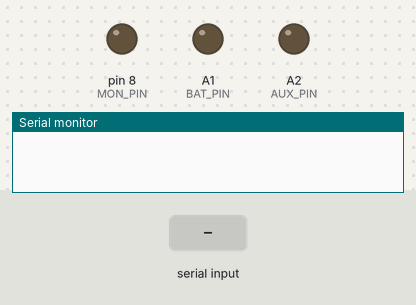
Bench run of a sketch on a simulated Arduino Uno, built with avr-gcc and run on an emulated ATmega328P. Parts: output pins drawn as LEDs (lit = HIGH), the last lines printed to the serial monitor. The inputs (shaded band) are chosen by the test bench.

Above: at 1.2 s.
1.3 s: "B" received over Serial
At 2.5 s:
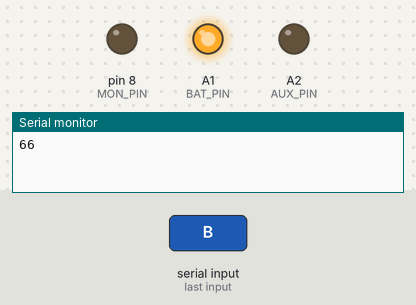
2.8 s: "M" received over Serial
At 3.6 s:
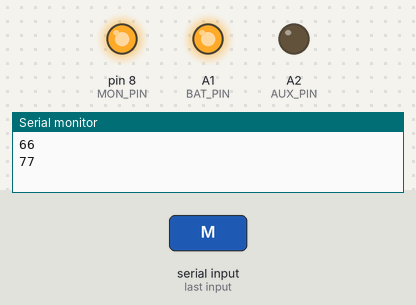
4.3 s: "b" received over Serial
At 4.7 s:
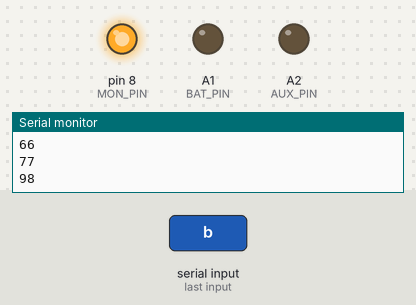
5.8 s: "A" received over Serial
At 7.0 s:
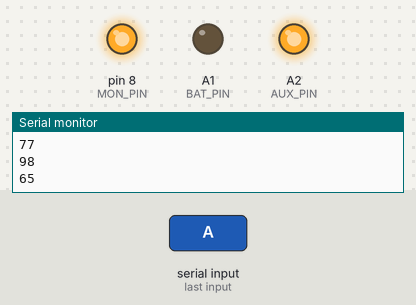
7.3 s: "m" received over Serial
At 8.2 s:
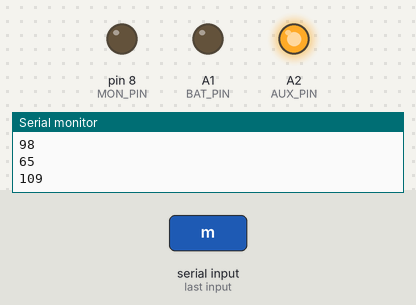
8.8 s: "a" received over Serial
At 9.4 s:
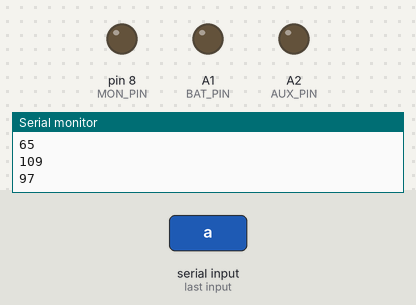
Timing chart, 0 to 11.3 s (numbered marks = the images above; inputs shaded):
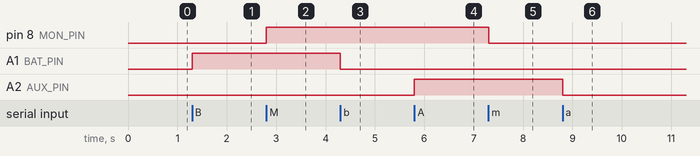

Measured:
- after the input at 1.3 s, A1 (BAT_PIN): LOW → HIGH at once
- after the input at 2.8 s, pin 8 (MON_PIN): LOW → HIGH at once
- after the input at 4.3 s, A1 (BAT_PIN): HIGH → LOW at once
- after the input at 5.8 s, A2 (AUX_PIN): LOW → HIGH at once
- after the input at 7.3 s, pin 8 (MON_PIN): HIGH → LOW at once
- after the input at 8.8 s, A2 (AUX_PIN): HIGH → LOW at once

The sketch:

Controlador_NotBook.ino
```cpp
int on = 0; // nao usada, gambiarra desativada

byte MON_PIN = 8; // variavel para porta 8, porta do monitor
byte BAT_PIN = A1; // variavel para porta A1, porta do carregador
byte AUX_PIN = A2; // variavel para porta A2, porta auxiliar

void setup()
{
  Serial.begin(9600); // inicializa o serial a 9600 baud rate

  pinMode(BAT_PIN, OUTPUT); //define a porta do carregador como saida
  pinMode(MON_PIN, OUTPUT); //define a porta do monitor como saida
  pinMode(AUX_PIN, OUTPUT); //define a porta auxiliar como saida

  digitalWrite(BAT_PIN, LOW); // }}
  digitalWrite(MON_PIN, LOW); // }}} inicializa ja com todas as portas desligadas
  digitalWrite(AUX_PIN, LOW); // }}
}

void loop()
{
  /*
   * gambiarra não utilizada
  if(on == 0)
  {
    on = 1;
    //digitalWrite(MON_PIN, HIGH);
  }
  */

  if(Serial.available()) // se houver algum dado no serial
  {
    int c = Serial.read(); // atribui o valor lido no serial em Int (todo valor do serial retorna um Int)
    switch(c) // Inicia o switch
    {
        case 'B': // caso serial tenha recebido 'B' liga o carregador
        digitalWrite(BAT_PIN, HIGH);
        break;

        case 'b': // caso serial tenha recebido 'b' desliga o carregador
        digitalWrite(BAT_PIN, LOW);
        break;

        case 'M': // caso serial tenha recebido 'M' liga o monitor
        digitalWrite(MON_PIN, HIGH);
        break;

        case 'm': // caso serial tenha recebido 'm' desliga o monitor
        digitalWrite(MON_PIN, LOW);
        break;

        case 'A': // caso serial tenha recebido 'A' liga a auxiliar
        digitalWrite(AUX_PIN, HIGH);
        break;

        case 'a': // caso serial tenha recebido 'a' liga a auxiliar
        digitalWrite(AUX_PIN, LOW);
        break;
    }
    Serial.println(c); // retorna o valor da Serial
    delay(200); // delay para garantir que a serial nao receba dados consecutivos e trave
  }
}
```
